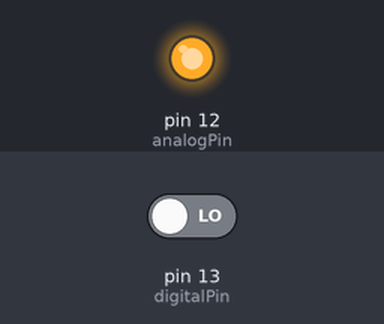
Bench run of a sketch on a simulated Arduino Uno, built with avr-gcc and run on an emulated ATmega328P. Parts: output pins drawn as LEDs (lit = HIGH). Inputs (shaded band) come from the test bench; at power-on: pin 13 (digitalPin) LOW. What the sketch prints to the serial monitor is not drawn.

Above: at 2.8 s.
2.9 s: pin 13 (digitalPin) driven HIGH
Timing chart, 0 to 5.9 s (numbered marks = the images above; inputs shaded):
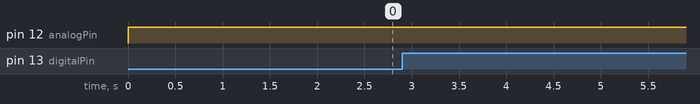

Measured:
- after the input at 2.9 s, every drawn part: stays the same

The sketch:

Alex.Helper.ino
```cpp
const int digitalPin = 13;  // digital input
const int analogPin = 12;   // analog output

void setup() {
  pinMode(analogPin, OUTPUT);  // Set analog pin as output
  pinMode(digitalPin, INPUT);  // Set digital pin as input
  Serial.begin(115200);        // For debugging
}

void loop() {
  uint8_t inputState = digitalRead(digitalPin);

  // if (inputState == HIGH) {
  //   // Output approx. 2.5V via PWM
  //   // For 3.3V max, 2.5V ≈ (2.5 / 3.3) * 255 ≈ 193
  //   analogWrite(analogPin, 193);
  // } else {
  //   analogWrite(analogPin, 0); // 0V
  // }
  analogWrite(analogPin,195); //out puts a solid 2.5 somthing volts


  Serial.print("Analog Value: ");
  Serial.println(inputState);

  // Serial.print("Voltage: ");
  // Serial.println(voltage);

  Serial.print("Digital Pin: ");
  if (inputState == HIGH) {
    Serial.println("HIGH");
  } else {
    Serial.println("LOW");
  }

  delay(1000);
}
```
